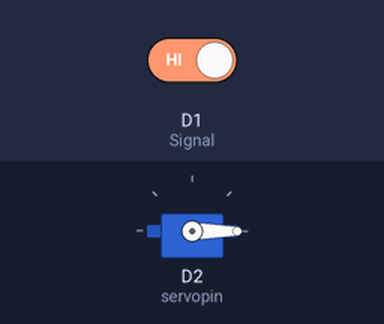
Simulated run of this sketch. Board: ESP8266 (NodeMCU). On the bench: servo. The test bench sets the inputs (shaded band); at power-on: D1 (Signal) HIGH. WiFi joins after 1.5 s; servers stay silent unless stated; what the sketch prints to the serial monitor is not drawn.

Above: at 3.7 s.
3.8 s: D1 (Signal) driven LOW
At 4.8 s:
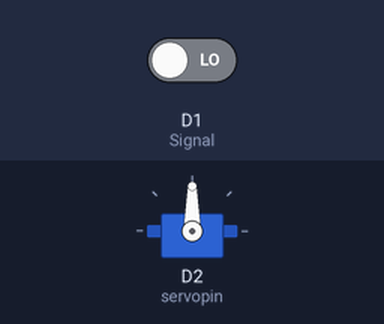
5.3 s: D1 (Signal) driven HIGH
At 7.1 s:
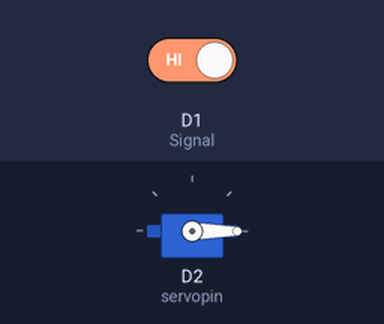
Timing chart, 0 to 8.6 s (numbered marks = the images above; inputs shaded):
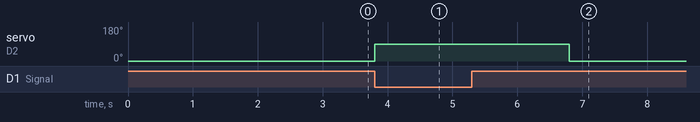

The sketch:

buzzer_looping.ino
```cpp
#include <Servo.h>
Servo servo;

//ubidots
#include "Ubidots.h"
#include <Wire.h>
#include <ESP8266WiFi.h>

const char* UBIDOTS_TOKEN = "BBFF-NHZWVT2avVZqQ8QBDxa9BXIYCukbGk";
const char* ssid     = "MAJOR PROJECT"; // Your ssid
const char* password = "12345678"; // Your Password
Ubidots ubidots(UBIDOTS_TOKEN, UBI_HTTP);

unsigned long init_millis = 0;
bool buzzer_blow;

int pos;
int Signal = D1;
int servopin = D2;


void setup() {

  Serial.begin(115200);

  ubidots.wifiConnect(ssid, password);
  Serial.print("Connecting to ");
  Serial.println(ssid);
  WiFi.begin(ssid, password);

  while (WiFi.status() != WL_CONNECTED) {
    delay(500);
    Serial.print(".");
  }

  Serial.println("");
  Serial.println("WiFi is connected");


  Serial.begin(9600);
  // put your setup code here, to run once:
  pinMode(D0, OUTPUT);
  digitalWrite(D0, LOW);

  pinMode(Signal, INPUT);
  servo.attach(servopin);
  servo.write(0);         //close cap on power on
  delay(1000);

  buzzer_blow = false;
  init_millis = millis();

}

void loop() {
  // put your main code here, to run repeatedly:
  //io.run();


  if (millis() - init_millis > 70000) {
    init_millis = millis();
    buzzer_blow = true;
  }

  if (buzzer_blow) {
    // turn buzzer on
    tone(D0, 200);
  } else {
    noTone(D0);
  }

  int buttonState = digitalRead(Signal);


  Serial.println(buttonState);
  if (buttonState == 0) {
    buzzer_blow = false;
    noTone(D0);

    //exceute next piece of servo code

    servo.write(90);
    delay(3000);       //wait 5 seconds
    servo.write(0);
    delay(1000);

    if (buzzer_blow == false) {

      ubidots.add("Pill Dispenser", buttonState ); // Change for your variable name
      Serial.print("bande tadi");
      bool bufferSent = false;
      bufferSent = ubidots.send(); // Will send data to a device label that matches the device Id
      if (bufferSent) {
        Serial.println("Values sent by the device");
        buttonState = 1;
      }

    }

  }


}
```

Measured:
- after the input at 3.8 s, servo on D2 (servopin): 0° → 90° at once
- after the input at 5.3 s, servo on D2 (servopin): goes on until 6.8 s, then stays 0°
